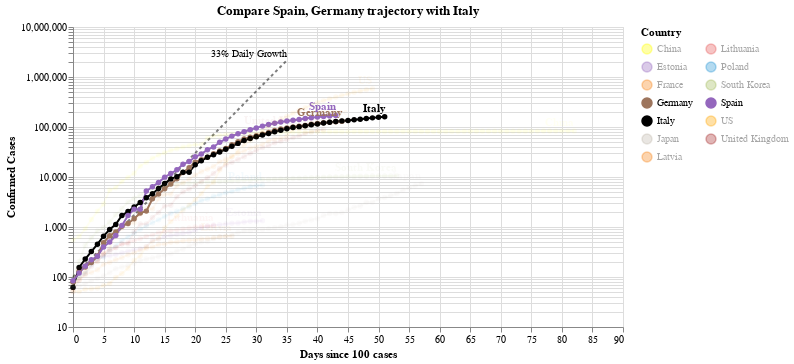

Source (notebook cell):
### Code cell
#hide_input
chart2 = make_since_chart(['Spain', 'Germany'])
chart2

### Figure 1 — Vega-Lite specification as saved in the notebook (floating-point values rounded to 4 significant figures; data arrays with more than 128 entries replaced by an {"elided": "..."} marker saying what was removed)
{"config": {"view": {"continuousWidth": 400, "continuousHeight": 300}}, "layer": [{"mark": {"type": "line", "color": "black", "opacity": 0.5, "strokeDash": [3, 3]}, "encoding": {"x": {"type": "quantitative", "field": "Days since 100 cases"}, "y": {"type": "quantitative", "field": "Confirmed Cases"}}}, {"mark": {"type": "text", "align": "right", "dy": -6, "fontSize": 10, "text": "33% Daily Growth"}, "encoding": {"x": {"type": "quantitative", "field": "Days since 100 cases"}, "y": {"type": "quantitative", "field": "Confirmed Cases"}}, "transform": [{"filter": "(datum['Days since 100 cases'] >= 35)"}]}, {"data": {"name": "data-ec4ca3640571ff221ba982510ee2d8e8"}, "mark": {"type": "line", "point": true}, "encoding": {"color": {"type": "nominal", "field": "Country", "legend": {"columns": 2}, "scale": {"domain": ["China", "Estonia", "France", "Germany", "Italy", "Japan", "Latvia", "Lithuania", "Poland", "South Korea", "Spain", "US", "United Kingdom"], "range": ["yellow", "#9467bd", "#F58518", "#9D755D", "black", "#C1B7AD", "#F58518", "#E45756", "#2495D3", "#A1BA59", "#9467bd", "orange", "brown"]}}, "opacity": {"condition": {"value": 1, "selection": "selector003"}, "value": 0.05}, "tooltip": [{"type": "nominal", "field": "Country"}, {"type": "temporal", "field": "Date"}, {"type": "quantitative", "field": "Confirmed Cases"}, {"type": "quantitative", "field": "Days since 100 cases"}], "x": {"type": "quantitative", "field": "Days since 100 cases"}, "y": {"type": "quantitative", "field": "Confirmed Cases", "scale": {"type": "log"}}}, "selection": {"selector003": {"type": "multi", "fields": ["Country"], "bind": "legend", "init": [{"Country": "Spain"}, {"Country": "Germany"}, {"Country": "Italy"}]}}, "width": 550}, {"data": {"name": "data-ec4ca3640571ff221ba982510ee2d8e8"}, "mark": {"type": "text", "align": "right", "dy": -8, "fontWeight": "bold"}, "encoding": {"color": {"type": "nominal", "field": "Country", "legend": {"columns": 2}, "scale": {"domain": ["China", "Estonia", "France", "Germany", "Italy", "Japan", "Latvia", "Lithuania", "Poland", "South Korea", "Spain", "US", "United Kingdom"], "range": ["yellow", "#9467bd", "#F58518", "#9D755D", "black", "#C1B7AD", "#F58518", "#E45756", "#2495D3", "#A1BA59", "#9467bd", "orange", "brown"]}}, "opacity": {"condition": {"value": 1, "selection": "selector003"}, "value": 0.05}, "text": {"type": "nominal", "field": "Country"}, "tooltip": [{"type": "nominal", "field": "Country"}, {"type": "temporal", "field": "Date"}, {"type": "quantitative", "field": "Confirmed Cases"}, {"type": "quantitative", "field": "Days since 100 cases"}], "x": {"type": "quantitative", "field": "Days since 100 cases"}, "y": {"type": "quantitative", "field": "Confirmed Cases", "scale": {"type": "log"}}}, "transform": [{"filter": "(datum['Date'] >= 1586736000000)"}], "width": 550}], "data": {"name": "data-c1a3bbf4dd040f2e7e8e7a69520e3c2a"}, "title": "Compare Spain, Germany trajectory with Italy", "$schema": "https://vega.github.io/schema/vega-lite/v4.0.2.json", "datasets": {"data-c1a3bbf4dd040f2e7e8e7a69520e3c2a": [{"Days since 100 cases": 0, "Confirmed Cases": 100.0}, {"Days since 100 cases": 1, "Confirmed Cases": 133.0}, {"Days since 100 cases": 2, "Confirmed Cases": 176.9}, {"Days since 100 cases": 3, "Confirmed Cases": 235.3}, {"Days since 100 cases": 4, "Confirmed Cases": 312.9}, {"Days since 100 cases": 5, "Confirmed Cases": 416.2}, {"Days since 100 cases": 6, "Confirmed Cases": 553.5}, {"Days since 100 cases": 7, "Confirmed Cases": 736.1}, {"Days since 100 cases": 8, "Confirmed Cases": 979.1}, {"Days since 100 cases": 9, "Confirmed Cases": 1302.0}, {"Days since 100 cases": 10, "Confirmed Cases": 1732.0}, {"Days since 100 cases": 11, "Confirmed Cases": 2303.0}, {"Days since 100 cases": 12, "Confirmed Cases": 3064.0}, {"Days since 100 cases": 13, "Confirmed Cases": 4074.0}, {"Days since 100 cases": 14, "Confirmed Cases": 5419.0}, {"Days since 100 cases": 15, "Confirmed Cases": 7207.0}, {"Days since 100 cases": 16, "Confirmed Cases": 9586.0}, {"Days since 100 cases": 17, "Confirmed Cases": 12750.0}, {"Days since 100 cases": 18, "Confirmed Cases": 16960.0}, {"Days since 100 cases": 19, "Confirmed Cases": 22550.0}, {"Days since 100 cases": 20, "Confirmed Cases": 29990.0}, {"Days since 100 cases": 21, "Confirmed Cases": 39890.0}, {"Days since 100 cases": 22, "Confirmed Cases": 53060.0}, {"Days since 100 cases": 23, "Confirmed Cases": 70560.0}, {"Days since 100 cases": 24, "Confirmed Cases": 93850.0}, {"Days since 100 cases": 25, "Confirmed Cases": 124800.0}, {"Days since 100 cases": 26, "Confirmed Cases": 166000.0}, {"Days since 100 cases": 27, "Confirmed Cases": 220800.0}, {"Days since 100 cases": 28, "Confirmed Cases": 293700.0}, {"Days since 100 cases": 29, "Confirmed Cases": 390600.0}, {"Days since 100 cases": 30, "Confirmed Cases": 519500.0}, {"Days since 100 cases": 31, "Confirmed Cases": 690900.0}, {"Days since 100 cases": 32, "Confirmed Cases": 918900.0}, {"Days since 100 cases": 33, "Confirmed Cases": 1222000.0}, {"Days since 100 cases": 34, "Confirmed Cases": 1625000.0}, {"Days since 100 cases": 35, "Confirmed Cases": 2162000.0}], "data-ec4ca3640571ff221ba982510ee2d8e8": {"elided": "589 records"}}}
